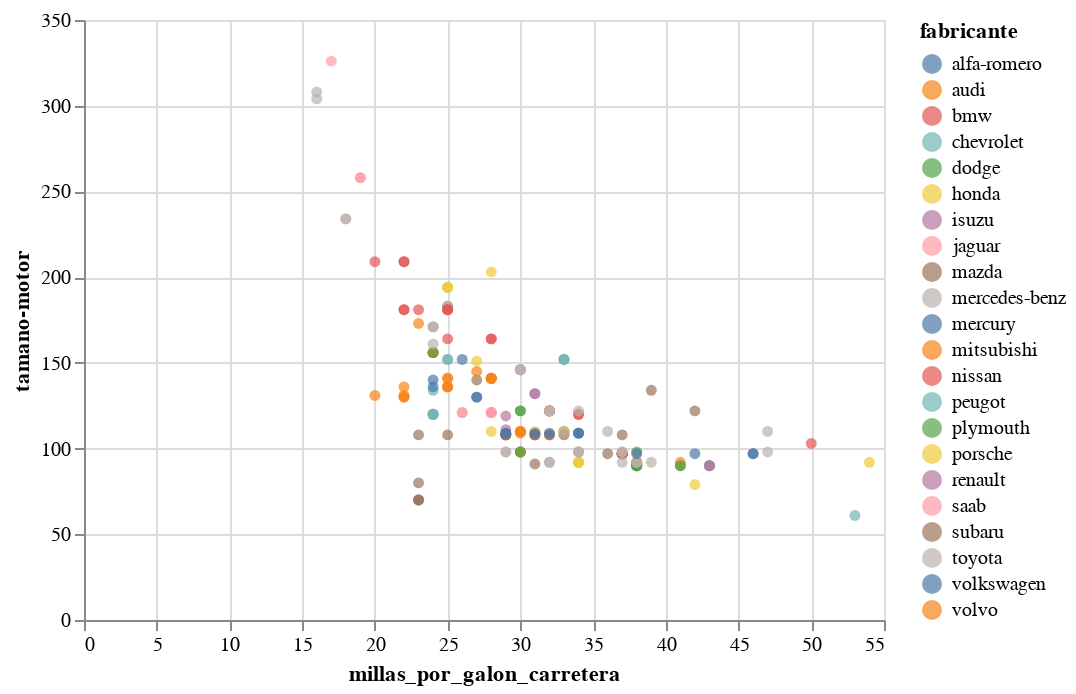

The code cell stored with this chart in its notebook:
### Markdown cell above
Podemos ver que obtuvimos el mismo resultado que antes. Este gráfico nos muestra claramente que a mayor tamaño de motor habrá un mayor consumo de combustible pues se disminuye el valor de millas por galón.
<br><br>
Ahora, supongamos que queremos visualizar la misma gráfica mientras agregamos la información del fabricante. Una forma fácil de hacer esto es usar el parámetro ```color``` del método ```encode()```. Esto coloreará todos los puntos de datos de acuerdo con el valor de la columna *make*.

### Code cell
alt.Chart(df).mark_circle().encode(x='millas_por_galon_carretera', y='tamano-motor', color='fabricante')

### Figure 1 — Vega-Lite specification as saved in the notebook (floating-point values rounded to 4 significant figures; data arrays with more than 128 entries replaced by an {"elided": "..."} marker saying what was removed)
{"config": {"view": {"continuousWidth": 400, "continuousHeight": 300}}, "data": {"name": "data-618b75d1ab701c677a7e20a11ba8c3dc"}, "mark": "circle", "encoding": {"color": {"field": "fabricante", "type": "nominal"}, "x": {"field": "millas_por_galon_carretera", "type": "quantitative"}, "y": {"field": "tamano-motor", "type": "quantitative"}}, "$schema": "https://vega.github.io/schema/vega-lite/v4.17.0.json", "datasets": {"data-618b75d1ab701c677a7e20a11ba8c3dc": {"elided": "205 records"}}}
